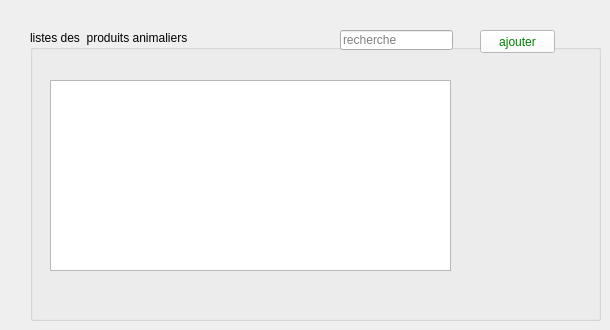
        <widget class="QWidget" name="tab_10">
         <attribute name="title">
          <string>produits animaliers</string>
         </attribute>
         <widget class="QGroupBox" name="groupBox_10">
          <property name="geometry">
           <rect>
            <x>30</x>
            <y>30</y>
            <width>571</width>
            <height>291</height>
           </rect>
          </property>
          <property name="title">
           <string>listes des  produits animaliers</string>
          </property>
          <widget class="QLineEdit" name="lineEdit_13">
           <property name="geometry">
            <rect>
             <x>310</x>
             <y>0</y>
             <width>113</width>
             <height>20</height>
            </rect>
           </property>
           <property name="placeholderText">
            <string>recherche</string>
           </property>
          </widget>
          <widget class="QPushButton" name="pushButton_15">
           <property name="geometry">
            <rect>
             <x>450</x>
             <y>0</y>
             <width>75</width>
             <height>23</height>
            </rect>
           </property>
           <property name="font">
            <font/>
           </property>
           <property name="styleSheet">
            <string notr="true">color: green ; background-color: white </string>
           </property>
           <property name="text">
            <string>ajouter</string>
           </property>
          </widget>
          <widget class="QTableView" name="tableView_10">
           <property name="geometry">
            <rect>
             <x>20</x>
             <y>50</y>
             <width>401</width>
             <height>191</height>
            </rect>
           </property>
          </widget>
         </widget>
        </widget>
